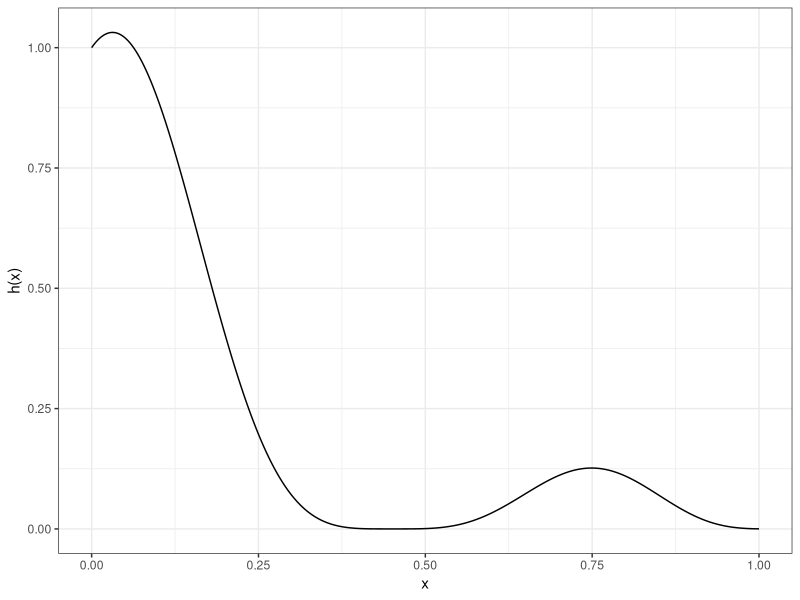
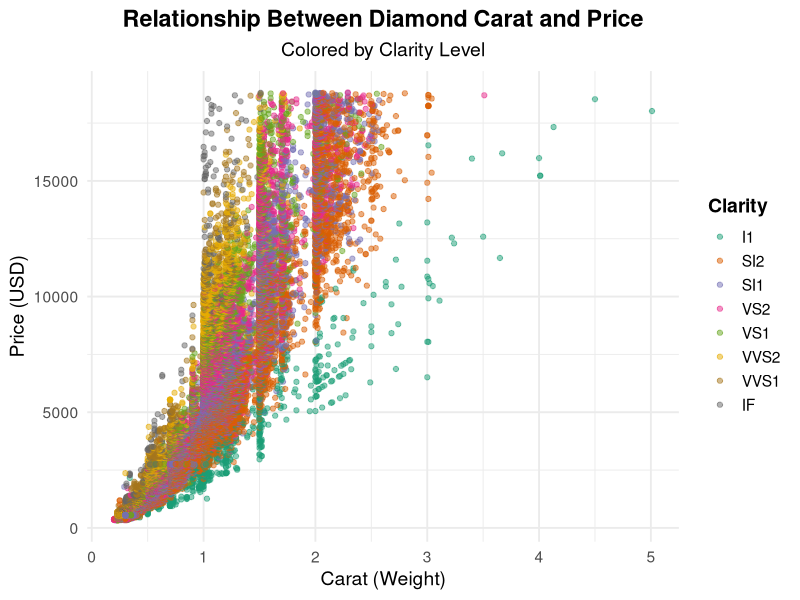

Reproduce these figures in R, in order.
## ---- chunk 1
#| echo: false
#| include: true
#| message: false
#| warning: false
library(ggplot2)
myFunction <- function(x) {
  y <- (cos(4 * x) + tan(0.5 * x))^4
  return(y)
}
ggplot() +
  stat_function(
    fun = myFunction,
    xlim = c(0, 1),
    n = 1000
  ) +
  theme_bw() +
  labs(
    x = "x",
    y = "h(x)"
  )

## ---- chunk 2
#| echo: true
#| include: true
#| message: false
#| warning: false
data(diamonds)
ggplot(diamonds, aes(x = carat, y = price, color = clarity)) +
  geom_point(alpha = 0.5, size = 1.5) +
  labs(
    title = "Relationship Between Diamond Carat and Price",
    subtitle = "Colored by Clarity Level",
    x = "Carat (Weight)",
    y = "Price (USD)",
    color = "Clarity"
  ) +
  scale_color_brewer(palette = "Dark2") +
  theme_minimal(base_size = 14) +
  theme(
    plot.title = element_text(face = "bold", hjust = 0.5),
    plot.subtitle = element_text(hjust = 0.5),
    legend.position = "right",
    legend.title = element_text(face = "bold")
  )
